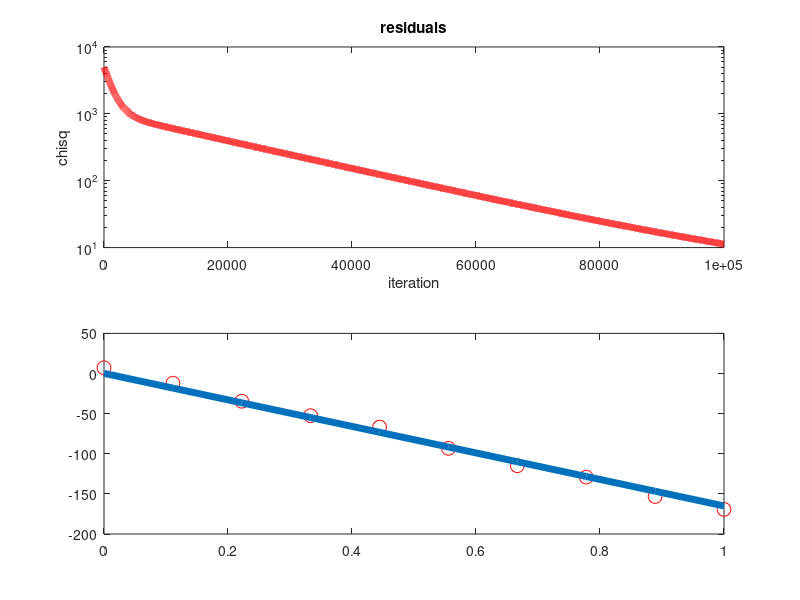

Recreate this plot in MATLAB.
1;


function residual = linearChisq(thetas, X, Y)

  n = length (X);

  residual = 0.5/n * sum ( (linear_theta(thetas, X) - Y ).^2);

endfunction
function residual = linearChisqDiff(diff, X)

  n = length (X);

  residual = 0.5/n * sum ( ( diff ).^2);

endfunction


function residual = Chisq(func, X, Y)
  n = length (X);

  residual = 1/n * sum ( (func( X ) - Y ).^2);
endfunction

function ev = linear_theta(theta, x)
  ev = theta(1);
  for i=2:length(theta),
    ev = ev + x* theta(i);        
  end
endfunction

function result = regression_iter (alpha, thetas,  X, Y)
 n = length(X);
 diff = linear_theta(thetas, X) - Y;
 result = thetas(2:end) - alpha/n * sum( diff .* X);
 result = [thetas(1) - alpha/n * sum( diff ) , result];
endfunction

function result = regression_iter_diff (alpha, thetas, diff , X)
 n = length(X);
 %diff = linear_theta(thetas, X) - Y;
 result = thetas(2:end) - alpha/n * sum( diff .* X);
 result = [thetas(1) - alpha/n * sum( diff ) , result];
endfunction

%function f = example (thetas, X)
% f = thetas .* X';
%endfunction

%function ff = newfunc(thetas , f)
% ff = @f(thetas)
%endfunction

%linearChisq(thetas, X, Y)

% prepare a dataset
Xdata = 1:10:100;
noise = [1.18194
   1.07424
   0.69250
   1.16632
  -0.90812
  -1.57212
   1.92818
   0.39879
   0.96984
  -1.62558];

Y = (10- 2* Xdata) + 2.8*randn(1, length(Xdata));

% variable scaling to 0-1 range
theXdataRange = (max(Xdata) - min(Xdata));
X = (Xdata - min(Xdata)) / theXdataRange ;
%Y = (10- 2* X) + 0.8*noise'; 

% h_{theta} (x) = theta_0  + theta_1 * x 
% initial guess
thetas = [0.2,0.3]
j0 = linearChisq(thetas, X,Y);
diff = linear_theta(thetas, X) - Y;
iterations = 100000
residuals = j0
alpha = 0.0003
last_update = j0
adjust_alpha = 1

% stopping cryterion
epsilon = 1e-6
m = length(X);

tic;
for i=2:iterations
  last_diff = diff;
  tmp = regression_iter_diff(alpha, thetas, diff, X);
  %tmp = regression_iter(alpha, thetas, X, Y);
  thetas = tmp;
  diff = (linear_theta(thetas, X) - Y ) ;
  if sum( isnan(diff) ) > 1 
    i
    break
  end
  %j0 = linearChisq(thetas, X, Y);
  j0 = linearChisqDiff(diff, X);

  %if last_update - j0 < 0 && adjust_alpha == 1
  %  alpha = alpha * 3;
  %else
  %  alpha = alpha / 3;
  %  adjust_alpha = 0;
  %end
  
  residuals = [ residuals j0 ] ;
  if abs(last_diff - diff)/m < epsilon
   break;
  end
  %plot(residuals , '-*-' , ";residuals;")
end
toc;
subplot(2,1,1)
semilogy (residuals ,'-r' , 'linewidth' , 5)
title ('residuals')
xlabel('iteration')
ylabel('chisq')
subplot(2,1,2)
plot(X,Y,'or', 'markersize' , 10,X ,linear_theta(thetas,X),'linewidth' , 5)
